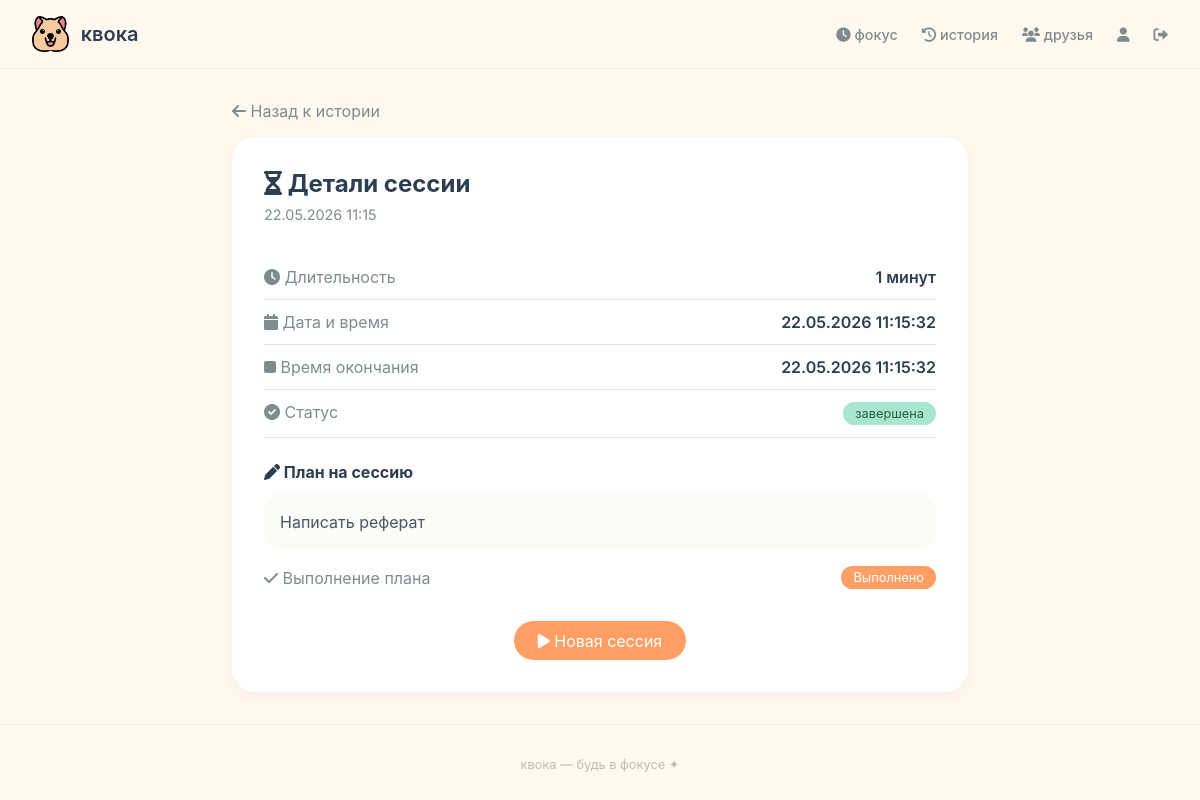
Screenshot of /session/17/ (signed in) with the database file from the repository.
### core/models.py (models this page shows, shortened)
class FocusSession(models.Model):
    user = models.ForeignKey(User, on_delete=models.CASCADE, related_name='sessions')
    start_time = models.DateTimeField(auto_now_add=True)
    end_time = models.DateTimeField(null=True, blank=True)
    minutes = models.IntegerField(default=0)
    completed = models.BooleanField(default=False)
    plan_text = models.TextField(blank=True, verbose_name='План на сессию')
    plan_done = models.BooleanField(default=False, verbose_name='План выполнен')

### core/views.py (the view)
# urls.py: path('session/<int:session_id>/', views.session_detail, name='session_detail'),
@login_required
def session_detail(request, session_id):
    session = get_object_or_404(FocusSession, id=session_id, user=request.user)
    return render(request, 'core/session_detail.html', {'session': session})

### templates/core/session_detail.html (shortened to what this page needs)
{% extends 'base.html' %}
{% load static %}
{% block content %}
<div class="detail-container">
    <a href="{% url 'session_history' %}" class="back-link">
        <i class="fas fa-arrow-left"></i> Назад к истории
    </a>
    <div class="detail-card">
        <h1 class="detail-title">
            <i class="fas fa-hourglass-half"></i> Детали сессии
        </h1>
        <p class="detail-date">
            {{ session.start_time|date:"d.m.Y H:i" }}
        </p>
        <div class="info-section">
            <div class="info-row">
                <span class="info-label"><i class="fas fa-clock"></i> Длительность</span>
                <span class="info-value">{{ session.minutes }} минут</span>
            </div>
            <div class="info-row">
                <span class="info-label"><i class="fas fa-calendar"></i> Дата и время</span>
                <span class="info-value">{{ session.start_time|date:"d.m.Y H:i:s" }}</span>
            </div>
            {% if session.end_time %}
            <div class="info-row">
                <span class="info-label"><i class="fas fa-stop"></i> Время окончания</span>
                <span class="info-value">{{ session.end_time|date:"d.m.Y H:i:s" }}</span>
            </div>
            {% endif %}
            <div class="info-row">
                <span class="info-label"><i class="fas fa-check-circle"></i> Статус</span>
                <span class="badge-completed">завершена</span>
            </div>
        </div>
        <div class="plan-section">
            <h3 class="plan-title">
                <i class="fas fa-pen"></i> План на сессию
            </h3>
            {% if session.plan_text %}
                <div class="plan-content">
                    {{ session.plan_text|linebreaks }}
                </div>
                <div class="plan-status">
                    <span class="info-label"><i class="fas fa-check"></i> Выполнение плана</span>
                    {% if session.plan_done %}
                        <span class="badge-plan-done">Выполнено</span>
                    {% else %}
                        <span class="badge-plan-not">Не выполнено</span>
                    {% endif %}
                </div>
            {% else %}
                <div class="plan-content" style="text-align: center; color: #7F8C8D;">
                    <i class="fas fa-pen"></i> План не был указан
                </div>
            {% endif %}
        </div>
        <div class="text-center">
            <a href="{% url 'dashboard' %}" class="new-session-btn">
                <i class="fas fa-play"></i> Новая сессия
            </a>
        </div>
    </div>
</div>
{% endblock %}

### static/css/style.css (style rules this page uses)
* { margin: 0; padding: 0; box-sizing: border-box; }
body { font-family: 'Inter', -apple-system, BlinkMacSystemFont, sans-serif; background: #FFF9F0; color: #2C3E50; min-height: 100vh; }

### templates/core/session_detail.html (style rules this page uses)
.detail-container { max-width: 800px; margin: 0 auto; padding: 2rem; }
.detail-card { background: #FFFFFF; border-radius: 1.5rem; padding: 2rem; box-shadow: 0 4px 20px rgba(0, 0, 0, 0.05); }
.back-link { display: inline-block; margin-bottom: 1rem; color: #7F8C8D; text-decoration: none; transition: color 0.2s; }
.detail-title { font-size: 1.5rem; margin-bottom: 0.5rem; color: #2C3E50; }
.detail-date { color: #7F8C8D; margin-bottom: 2rem; font-size: 0.9rem; }
.info-row { display: flex; justify-content: space-between; padding: 0.75rem 0; border-bottom: 1px solid #EDE5DA; }
.info-label { color: #7F8C8D; }
.info-value { font-weight: 600; color: #2C3E50; }
.plan-section { margin-top: 1.5rem; }
.plan-title { font-size: 1rem; margin-bottom: 0.75rem; color: #2C3E50; }
.plan-content { background: #FDFBF7; border-radius: 1rem; padding: 1rem; margin-bottom: 1rem; color: #4A5568; line-height: 1.5; }
.plan-status { display: flex; justify-content: space-between; align-items: center; }
.badge-completed { background: #A8E6CF; color: #2C5F3D; padding: 0.25rem 0.75rem; border-radius: 1rem; font-size: 0.8rem; display: inline-block; }
.badge-plan-done { background: #FF9F66; color: white; padding: 0.25rem 0.75rem; border-radius: 1rem; font-size: 0.8rem; display: inline-block; }
.new-session-btn { display: inline-block; background: #FF9F66; color: white; padding: 0.6rem 1.5rem; border-radius: 2rem; text-decoration: none; margin-top: 2rem; transition: background 0.2s; }
.text-center { text-align: center; }

### rows the page displays
FocusSession: start_time "22.05.2026 11:15", minutes "1", start_time "22.05.2026 11:15:32", end_time "22.05.2026 11:15:32", plan_text "Написать реферат"
